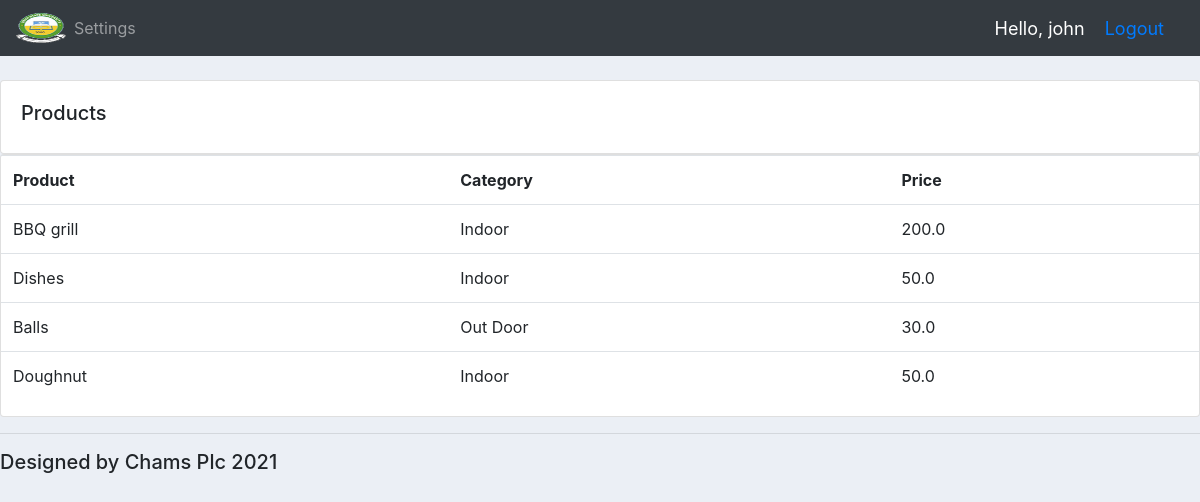
The page /products/ (signed in) on the database its author committed.
### accounts/models.py (models this page shows, shortened)
class Product(models.Model):
	CATEGORY = (
				('Indoor', 'Indoor'),
				('Out Door', 'Out Door'),
			)
	name =  models.CharField(max_length =200,null=True)
	price = models.FloatField(null=True)
	category =  models.CharField(max_length =200,null=True, choices=CATEGORY)
	description=  models.CharField(max_length =200,null=True, blank=True)
	date_created = models.DateTimeField(auto_now_add=True, null=True)
	tags= models.ManyToManyField(Tag)

### accounts/views.py (the view)
# urls.py: path('products/', views.products,name='products'),
@login_required(login_url='login')
def products(request):
    products = Product.objects.all()
    return render( request, 'accounts/products.html', {'products': products})

### accounts/templates/accounts/products.html
  {%extends  'accounts/main.html' %}
  {% block content %}
<br>
<div class="row">
	<div class="col-md">
		<div class="card card-body">
			<h5> Products</h5>
		</div>
		<div class="card carrd-body">
			<table class="table">
				<tr>
					<th>Product</th>
					<th>Category</th>
					<th>Price</th>
					</tr>
						{% for i in products %}
						<tr>
						   <td> {{i.name}}</td>
						   <td> {{i.category}}</td>
						   <td> {{i.price}}</td>
						</tr>
						{% endfor %}
					</table>
				</div>
			</div>
 </div>
 {%endblock content%}

### accounts/templates/accounts/navbar.html (shortened to what this page needs)
{% load static %}
<nav class="navbar navbar-expand-lg navbar-dark bg-dark">
  <img src="{%  static 'images/chd.png' %}"  height='30px' width='50px' />
  <div class="collapse navbar-collapse" id="navbarText">
    <ul class="navbar-nav mr-auto">
      {% if request.user.is_staff %}
      <li class="nav-item active">
        <a class="nav-link" href="{% url 'home' %}">Main Dashboard</a>
      </li>
      <li class="nav-item ">
        <a class="nav-link" href="{% url 'products' %}">Products</a>
      </li>
        <li class="nav-item">
        <a class="nav-link" href="{% url 'payment' %}">Payment</a>
      </li>
       {% else %}
        <li class="nav-item">
        <a class="nav-link" href="{% url 'account' %}">Settings</a>
      </li>
        {% endif %}
    </ul>
  </div>
  <span class ="hello-msg">Hello, {{request.user}}</span>
  <span class="hello-msg"> <a href="{% url 'logout' %}">Logout</a></span>
</nav>

### accounts/templates/accounts/main.html (style rules this page uses)
body { background-color:#ebeff5; }

### accounts/templates/accounts/navbar.html (style rules this page uses)
.hello-msg { font-size: 18px; color:#fff; margin-right: 20px; }

### rows shown on the page
Product: name "BBQ grill", category "Indoor", price "200.0"
Product: name "Dishes", category "Indoor", price "50.0"
Product: name "Balls", category "Out Door", price "30.0"
Product: name "Doughnut", category "Indoor", price "50.0"

### other values the page prints
{{ request.user }} "john"
